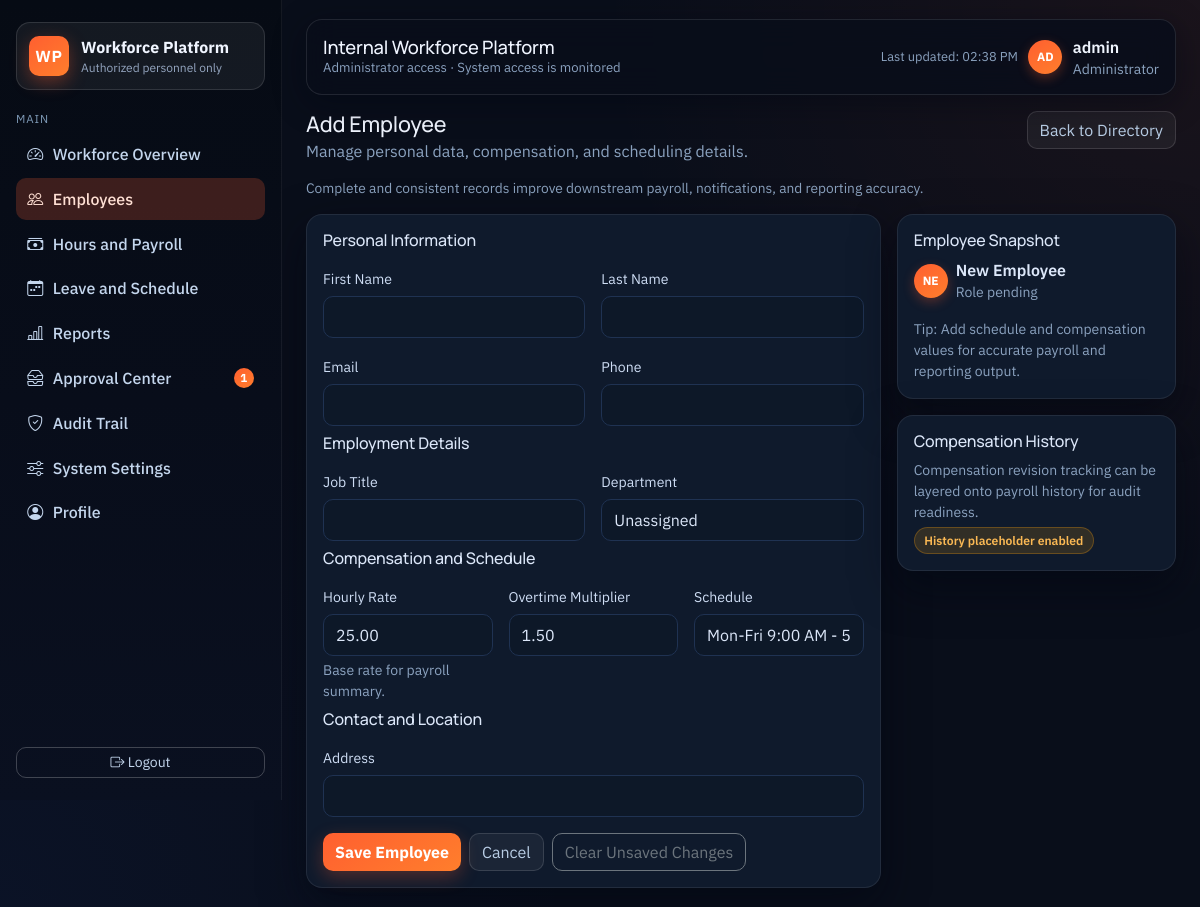
The app's page /employees/new (signed in) with its own data.
### app/models.py (models this page shows, shortened)
class User(UserMixin, db.Model):
    __tablename__ = "users"
    id = db.Column(db.Integer, primary_key=True)
    username = db.Column(db.String(120), unique=True, nullable=False)
    password_hash = db.Column(db.String(255), nullable=False)
    role = db.Column(db.String(30), nullable=False, default=Role.EMPLOYEE)
    employee_id = db.Column(db.Integer, db.ForeignKey("employees.id"), nullable=True, unique=True)
    created_at = db.Column(db.DateTime, default=datetime.utcnow)
    employee = db.relationship("Employee", back_populates="user", lazy="joined")
    notifications = db.relationship(
        "Notification",
        back_populates="user",
        cascade="all, delete-orphan",
        lazy="select",
    )
    audit_entries = db.relationship(
        "AuditLog",
        back_populates="user",
        cascade="all, delete-orphan",
        lazy="select",
    )
    def has_admin_access(self) -> bool:
        return self.role in Role.ADMIN_LIKE

### app/routes/employees.py (the view, shortened to what this page needs)
@employee_bp.route("/employees/new", methods=("GET", "POST"))
@roles_required(*Role.ADMIN_LIKE)
def add_employee():
    departments = Department.query.order_by(Department.name).all()
    return render_template("employee_form.html", active_page="employees", title="Add Employee", employee=None, departments=departments)

### app/models.py (called while the page is built)
    @classmethod
    def label(cls, role: str) -> str:
        mapping = {
            cls.EXECUTIVE: "Executive",
            cls.ADMIN: "Administrator",
            cls.HR: "HR",
            cls.PAYROLL: "Payroll Admin",
            cls.MANAGER: "Manager",
            cls.EMPLOYEE: "Employee",
        }
        if not role:
            return "Unknown"
        return mapping.get(role, role.title())

### app/routes/auth.py (called while the page is built)
@login_manager.user_loader
def load_user(user_id):
    return User.query.get(int(user_id))

### app/templates/employee_form.html (shortened to what this page needs)
{% extends "base.html" %}
{% import "_components.html" as ui %}
{% block content %}
{% call ui.page_header(title, 'Manage personal data, compensation, and scheduling details.') %}
  <a class="btn btn-ghost" href="{{ url_for('employees.employee_directory') }}">Back to Directory</a>
{% endcall %}
<p class="section-note mb-3">Complete and consistent records improve downstream payroll, notifications, and reporting accuracy.</p>
<div class="row g-3">
  <div class="col-xl-8">
    <div class="surface-card">
      <form method="post" class="row g-3 form-shell">
        <div class="col-12"><h3 class="h6 mb-0">Personal Information</h3></div>
        <div class="col-md-6">
          <label class="form-label">First Name</label>
          <input name="first_name" class="form-control" required value="{{ request.form.get('first_name', employee.first_name if employee else '') }}" />
        </div>
        <div class="col-md-6">
          <label class="form-label">Last Name</label>
          <input name="last_name" class="form-control" required value="{{ request.form.get('last_name', employee.last_name if employee else '') }}" />
        </div>
        <div class="col-md-6">
          <label class="form-label">Email</label>
          <input name="email" type="email" class="form-control" required value="{{ request.form.get('email', employee.email if employee else '') }}" />
        </div>
        <div class="col-md-6">
          <label class="form-label">Phone</label>
          <input name="phone" class="form-control" value="{{ request.form.get('phone', employee.phone if employee else '') }}" />
        </div>
        <div class="col-12 mt-2"><h3 class="h6 mb-0">Employment Details</h3></div>
        <div class="col-md-6">
          <label class="form-label">Job Title</label>
          <input name="job_title" class="form-control" required value="{{ request.form.get('job_title', employee.job_title if employee else '') }}" />
        </div>
        <div class="col-md-6">
          <label class="form-label">Department</label>
          <select name="department_id" class="form-select">
            <option value="">Unassigned</option>
          </select>
        </div>
        <div class="col-12 mt-2"><h3 class="h6 mb-0">Compensation and Schedule</h3></div>
        <div class="col-md-4">
          <label class="form-label">Hourly Rate</label>
          <input name="hourly_rate" type="number" step="0.01" min="0" class="form-control" value="{{ request.form.get('hourly_rate', employee.hourly_rate if employee else '25.00') }}" />
          <div class="small text-muted mt-1">Base rate for payroll summary.</div>
        </div>
        <div class="col-md-4">
          <label class="form-label">Overtime Multiplier</label>
          <input name="overtime_multiplier" type="number" step="0.01" min="0" class="form-control" value="{{ request.form.get('overtime_multiplier', employee.overtime_multiplier if employee else '1.50') }}" />
        </div>
        <div class="col-md-4">
          <label class="form-label">Schedule</label>
          <input name="schedule" class="form-control" value="{{ request.form.get('schedule', employee.schedule if employee else 'Mon-Fri 9:00 AM - 5:00 PM') }}" />
        </div>
        <div class="col-12 mt-2"><h3 class="h6 mb-0">Contact and Location</h3></div>
        <div class="col-12">
          <label class="form-label">Address</label>
          <input name="address" class="form-control" value="{{ request.form.get('address', employee.address if employee else '') }}" />
        </div>
        <div class="col-12 d-flex flex-wrap gap-2 mt-3">
          <button type="submit" class="btn btn-primary">Save Employee</button>
          <a class="btn btn-ghost" href="{{ url_for('employees.employee_directory') }}">Cancel</a>
          <button type="reset" class="btn btn-outline-secondary">Clear Unsaved Changes</button>
        </div>
      </form>
    </div>
  </div>
  <div class="col-xl-4">
    <div class="surface-card mb-3">
      <h3 class="h6">Employee Snapshot</h3>
      <div class="d-flex align-items-center gap-2 mt-2">
        <div class="avatar-chip">{{ (employee.first_name[0] if employee else 'N') }}{{ (employee.last_name[0] if employee else 'E') }}</div>
        <div>
          <div class="fw-semibold">{{ employee.full_name() if employee else 'New Employee' }}</div>
          <div class="small text-muted">{{ employee.job_title if employee else 'Role pending' }}</div>
        </div>
      </div>
      <div class="small text-muted mt-3">Tip: Add schedule and compensation values for accurate payroll and reporting output.</div>
    </div>
    <div class="surface-card">
      <h3 class="h6">Compensation History</h3>
      <p class="small text-muted mb-1">Compensation revision tracking can be layered onto payroll history for audit readiness.</p>
      <div class="status-badge status-pending">History placeholder enabled</div>
    </div>
  </div>
</div>
{% endblock %}

### app/templates/base.html (shortened to what this page needs)
<!doctype html>
<html lang="en">
  <head>
    <link href="https://cdn.jsdelivr.net/npm/bootstrap@5.3.2/dist/css/bootstrap.min.css" rel="stylesheet" />
    <link rel="stylesheet" href="https://cdn.jsdelivr.net/npm/bootstrap-icons@1.11.3/font/bootstrap-icons.min.css" />
    <link rel="stylesheet" href="{{ url_for('static', filename='css/site.css') }}" />
  </head>
  <body>
    {% if current_user.is_authenticated %}
      <div class="app-shell">
        <aside class="app-sidebar">
          <div>
            <div class="brand-block">
              <div class="brand-mark">WP</div>
              <div>
                <div class="brand-title">Workforce Platform</div>
                <div class="brand-caption">Authorized personnel only</div>
              </div>
            </div>
            <div class="nav-group-title">Main</div>
            <nav class="nav flex-column nav-enterprise">
              {% if current_user.has_admin_access() %}
                <a class="nav-link {% if active_page == 'dashboard' %}active{% endif %}" href="{{ url_for('employees.dashboard') }}"><i class="bi bi-speedometer2"></i> Workforce Overview</a>
                <a class="nav-link {% if active_page == 'employees' %}active{% endif %}" href="{{ url_for('employees.employee_directory') }}"><i class="bi bi-people"></i> Employees</a>
                <a class="nav-link {% if active_page == 'payroll' %}active{% endif %}" href="{{ url_for('employees.payroll') }}"><i class="bi bi-cash-stack"></i> Hours and Payroll</a>
                <a class="nav-link {% if active_page == 'leave' %}active{% endif %}" href="{{ url_for('leave.index') }}"><i class="bi bi-calendar-week"></i> Leave and Schedule</a>
                <a class="nav-link {% if active_page == 'reports' %}active{% endif %}" href="{{ url_for('reports.index') }}"><i class="bi bi-bar-chart-line"></i> Reports</a>
                <a class="nav-link {% if active_page == 'notifications' %}active{% endif %}" href="{{ url_for('notifications.index') }}"><i class="bi bi-inboxes"></i> Approval Center {% if unread_notification_count > 0 %}<span class="pill-count">{{ unread_notification_count }}</span>{% endif %}</a>
                <a class="nav-link {% if active_page == 'audit' %}active{% endif %}" href="{{ url_for('audit.index') }}"><i class="bi bi-shield-check"></i> Audit Trail</a>
                <a class="nav-link {% if active_page == 'settings' %}active{% endif %}" href="{{ url_for('employees.settings') }}"><i class="bi bi-sliders"></i> System Settings</a>
              {% endif %}
              <a class="nav-link {% if active_page == 'profile' %}active{% endif %}" href="{{ url_for('employees.profile') }}"><i class="bi bi-person-circle"></i> Profile</a>
            </nav>
          </div>
          <a class="btn btn-outline-light btn-sm" href="{{ url_for('auth.logout') }}"><i class="bi bi-box-arrow-right"></i> Logout</a>
        </aside>
        <main class="app-main">
          <header class="app-topbar">
            <div>
              <h1 class="topbar-title">{{ page_title or 'Internal Workforce Platform' }}</h1>
              <div class="topbar-caption">{{ role_label(current_user.role) }} access · System access is monitored</div>
            </div>
            <div class="topbar-user">
              <div class="text-end">
                <div class="muted-meta">Last updated: <span id="lastUpdatedLabel">just now</span></div>
              </div>
              <div class="avatar-chip">{{ current_user.username[:2]|upper }}</div>
              <div>
                <div class="fw-semibold" style="color:#f0f5ff">{{ current_user.username }}</div>
                <div class="small text-muted">{{ role_label(current_user.role) }}</div>
              </div>
            </div>
          </header>
          <section class="app-content">
    {% endif %}
    {% block content %}{% endblock %}
    {% if current_user.is_authenticated %}
          </section>
        </main>
      </div>
    {% else %}
      </main>
    {% endif %}
  </body>
</html>

### records on screen
User: role "Administrator", username "AD", username "admin"

### other values on screen
{{ unread_notification_count }} "1"
{{ page_title or 'Internal Workforce Platform' }} "Internal Workforce Platform"
{{ title }} "Add Employee"
{{ subtitle }} "Manage personal data, compensation, and scheduling details."
{{ (employee.first_name[0] if employee else 'N') }} "N"
{{ (employee.last_name[0] if employee else 'E') }} "E"
{{ employee.full_name() if employee else 'New Employee' }} "New Employee"
{{ employee.job_title if employee else 'Role pending' }} "Role pending"
